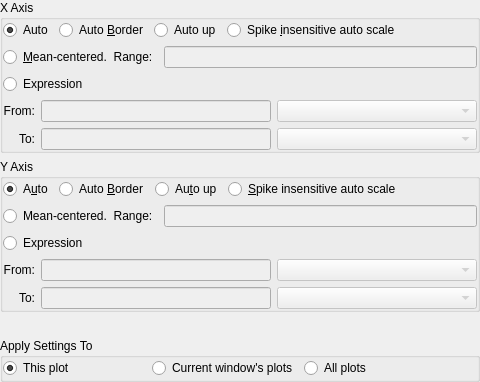
     <widget class="QWidget" name="tab" >
      <attribute name="title" >
       <string>Rang&amp;e</string>
      </attribute>
      <layout class="QGridLayout" >
       <property name="leftMargin" >
        <number>0</number>
       </property>
       <property name="topMargin" >
        <number>0</number>
       </property>
       <property name="rightMargin" >
        <number>0</number>
       </property>
       <property name="bottomMargin" >
        <number>0</number>
       </property>
       <item row="3" column="0" >
        <widget class="QGroupBox" name="buttonGroup3_2_2" >
         <property name="title" >
          <string>Apply Settings To</string>
         </property>
         <layout class="QHBoxLayout" >
          <property name="leftMargin" >
           <number>0</number>
          </property>
          <property name="topMargin" >
           <number>0</number>
          </property>
          <property name="rightMargin" >
           <number>0</number>
          </property>
          <property name="bottomMargin" >
           <number>0</number>
          </property>
          <item>
           <widget class="QRadioButton" name="rangeThisPlot" >
            <property name="text" >
             <string>This plot</string>
            </property>
            <property name="shortcut" >
             <string/>
            </property>
            <property name="checked" >
             <bool>true</bool>
            </property>
           </widget>
          </item>
          <item>
           <widget class="QRadioButton" name="rangeThisWindow" >
            <property name="text" >
             <string>Current window's plots</string>
            </property>
            <property name="shortcut" >
             <string/>
            </property>
           </widget>
          </item>
          <item>
           <widget class="QRadioButton" name="rangeAll" >
            <property name="text" >
             <string>All plots</string>
            </property>
           </widget>
          </item>
          <item>
           <spacer>
            <property name="orientation" >
             <enum>Qt::Vertical</enum>
            </property>
            <property name="sizeType" >
             <enum>QSizePolicy::Expanding</enum>
            </property>
            <property name="sizeHint" >
             <size>
              <width>30</width>
              <height>21</height>
             </size>
            </property>
           </spacer>
          </item>
         </layout>
        </widget>
       </item>
       <item row="2" column="0" >
        <spacer>
         <property name="orientation" >
          <enum>Qt::Vertical</enum>
         </property>
         <property name="sizeType" >
          <enum>QSizePolicy::Expanding</enum>
         </property>
         <property name="sizeHint" >
          <size>
           <width>20</width>
           <height>20</height>
          </size>
         </property>
        </spacer>
       </item>
       <item row="0" column="0" >
        <widget class="QGroupBox" name="buttonGroup9" >
         <property name="title" >
          <string>X Axis</string>
         </property>
         <layout class="QGridLayout" >
          <property name="leftMargin" >
           <number>0</number>
          </property>
          <property name="topMargin" >
           <number>0</number>
          </property>
          <property name="rightMargin" >
           <number>0</number>
          </property>
          <property name="bottomMargin" >
           <number>0</number>
          </property>
          <item row="0" column="3" >
           <widget class="QRadioButton" name="_xNoSpikes" >
            <property name="sizePolicy" >
             <sizepolicy vsizetype="Fixed" hsizetype="Fixed" >
              <horstretch>0</horstretch>
              <verstretch>0</verstretch>
             </sizepolicy>
            </property>
            <property name="font" >
             <font/>
            </property>
            <property name="whatsThis" >
             <string>Check this to set the X axis range of the selected plot to the extents of the curve.</string>
            </property>
            <property name="text" >
             <string>Spike &amp;insensitive auto scale</string>
            </property>
           </widget>
          </item>
          <item row="0" column="0" >
           <widget class="QRadioButton" name="_xAuto" >
            <property name="sizePolicy" >
             <sizepolicy vsizetype="Fixed" hsizetype="Fixed" >
              <horstretch>0</horstretch>
              <verstretch>0</verstretch>
             </sizepolicy>
            </property>
            <property name="font" >
             <font/>
            </property>
            <property name="whatsThis" >
             <string>Check this to set the X axis range of the selected plot to the extents of the curve.</string>
            </property>
            <property name="text" >
             <string>Auto</string>
            </property>
            <property name="shortcut" >
             <string/>
            </property>
            <property name="checked" >
             <bool>true</bool>
            </property>
           </widget>
          </item>
          <item row="0" column="2" >
           <widget class="QRadioButton" name="_xAutoUp" >
            <property name="sizePolicy" >
             <sizepolicy vsizetype="Fixed" hsizetype="Fixed" >
              <horstretch>0</horstretch>
              <verstretch>0</verstretch>
             </sizepolicy>
            </property>
            <property name="font" >
             <font/>
            </property>
            <property name="whatsThis" >
             <string>Check this to expand the X axis range of the selected plot to the extents of the curve, but not reduce it.</string>
            </property>
            <property name="text" >
             <string>Auto up</string>
            </property>
           </widget>
          </item>
          <item row="0" column="1" >
           <widget class="QRadioButton" name="_xAutoBorder" >
            <property name="text" >
             <string>Auto &amp;Border</string>
            </property>
           </widget>
          </item>
          <item row="2" column="3" colspan="2" >
           <spacer>
            <property name="orientation" >
             <enum>Qt::Vertical</enum>
            </property>
            <property name="sizeType" >
             <enum>QSizePolicy::Expanding</enum>
            </property>
            <property name="sizeHint" >
             <size>
              <width>250</width>
              <height>20</height>
             </size>
            </property>
           </spacer>
          </item>
          <item row="2" column="0" colspan="3" >
           <widget class="QRadioButton" name="_xExpression" >
            <property name="text" >
             <string>Expression</string>
            </property>
           </widget>
          </item>
          <item row="1" column="0" colspan="5" >
           <layout class="QGridLayout" >
            <property name="leftMargin" >
             <number>0</number>
            </property>
            <property name="topMargin" >
             <number>0</number>
            </property>
            <property name="rightMargin" >
             <number>0</number>
            </property>
            <property name="bottomMargin" >
             <number>0</number>
            </property>
            <item row="0" column="0" >
             <widget class="QRadioButton" name="_xMeanCentered" >
              <property name="sizePolicy" >
               <sizepolicy vsizetype="Fixed" hsizetype="Fixed" >
                <horstretch>0</horstretch>
                <verstretch>0</verstretch>
               </sizepolicy>
              </property>
              <property name="font" >
               <font/>
              </property>
              <property name="whatsThis" >
               <string>Check this for AC coupling on the X axis.</string>
              </property>
              <property name="text" >
               <string>&amp;Mean-centered.  Range:</string>
              </property>
             </widget>
            </item>
            <item row="0" column="1" >
             <widget class="QLineEdit" name="_xRange" >
              <property name="enabled" >
               <bool>false</bool>
              </property>
              <property name="whatsThis" >
               <string>The X axis range if "Mean-centered" is selected.</string>
              </property>
             </widget>
            </item>
           </layout>
          </item>
          <item row="0" column="4" >
           <spacer>
            <property name="orientation" >
             <enum>Qt::Vertical</enum>
            </property>
            <property name="sizeType" >
             <enum>QSizePolicy::Expanding</enum>
            </property>
            <property name="sizeHint" >
             <size>
              <width>70</width>
              <height>20</height>
             </size>
            </property>
           </spacer>
          </item>
          <item row="3" column="0" colspan="5" >
           <layout class="QGridLayout" >
            <property name="leftMargin" >
             <number>0</number>
            </property>
            <property name="topMargin" >
             <number>0</number>
            </property>
            <property name="rightMargin" >
             <number>0</number>
            </property>
            <property name="bottomMargin" >
             <number>0</number>
            </property>
            <item row="1" column="0" >
             <widget class="QLabel" name="textLabel3_3" >
              <property name="text" >
               <string>&lt;p align="right">To:&lt;/p></string>
              </property>
              <property name="wordWrap" >
               <bool>false</bool>
              </property>
              <property name="buddy" >
               <cstring>_xExpressionMax</cstring>
              </property>
             </widget>
            </item>
            <item row="0" column="0" >
             <widget class="QLabel" name="textLabel2_3" >
              <property name="text" >
               <string>&lt;p align="right">From:&lt;/p></string>
              </property>
              <property name="wordWrap" >
               <bool>false</bool>
              </property>
              <property name="buddy" >
               <cstring>_xExpressionMin</cstring>
              </property>
             </widget>
            </item>
            <item row="1" column="1" >
             <widget class="QLineEdit" name="_xExpressionMax" >
              <property name="enabled" >
               <bool>false</bool>
              </property>
             </widget>
            </item>
            <item row="1" column="2" >
             <widget class="QComboBox" name="_scalarSelectorX2" >
              <property name="enabled" >
               <bool>false</bool>
              </property>
              <property name="minimumSize" >
               <size>
                <width>200</width>
                <height>0</height>
               </size>
              </property>
             </widget>
            </item>
            <item row="0" column="2" >
             <widget class="QComboBox" name="_scalarSelectorX1" >
              <property name="enabled" >
               <bool>false</bool>
              </property>
              <property name="sizePolicy" >
               <sizepolicy vsizetype="Fixed" hsizetype="Minimum" >
                <horstretch>0</horstretch>
                <verstretch>0</verstretch>
               </sizepolicy>
              </property>
              <property name="minimumSize" >
               <size>
                <width>200</width>
                <height>0</height>
               </size>
              </property>
             </widget>
            </item>
            <item row="0" column="1" >
             <widget class="QLineEdit" name="_xExpressionMin" >
              <property name="enabled" >
               <bool>false</bool>
              </property>
             </widget>
            </item>
           </layout>
          </item>
         </layout>
        </widget>
       </item>
       <item row="1" column="0" >
        <widget class="QGroupBox" name="buttonGroup10" >
         <property name="title" >
          <string>Y Axis</string>
         </property>
         <layout class="QGridLayout" >
          <property name="leftMargin" >
           <number>0</number>
          </property>
          <property name="topMargin" >
           <number>0</number>
          </property>
          <property name="rightMargin" >
           <number>0</number>
          </property>
          <property name="bottomMargin" >
           <number>0</number>
          </property>
          <item row="0" column="0" >
           <widget class="QRadioButton" name="_yAuto" >
            <property name="sizePolicy" >
             <sizepolicy vsizetype="Fixed" hsizetype="Fixed" >
              <horstretch>0</horstretch>
              <verstretch>0</verstretch>
             </sizepolicy>
            </property>
            <property name="font" >
             <font/>
            </property>
            <property name="whatsThis" >
             <string>Check this to set the Y axis range of the selected plot to the extents of the curve.</string>
            </property>
            <property name="text" >
             <string>A&amp;uto</string>
            </property>
            <property name="checked" >
             <bool>true</bool>
            </property>
           </widget>
          </item>
          <item row="2" column="2" colspan="4" >
           <spacer>
            <property name="orientation" >
             <enum>Qt::Vertical</enum>
            </property>
            <property name="sizeType" >
             <enum>QSizePolicy::Expanding</enum>
            </property>
            <property name="sizeHint" >
             <size>
              <width>350</width>
              <height>20</height>
             </size>
            </property>
           </spacer>
          </item>
          <item row="2" column="0" colspan="2" >
           <widget class="QRadioButton" name="_yExpression" >
            <property name="text" >
             <string>Expression</string>
            </property>
           </widget>
          </item>
          <item row="1" column="0" colspan="6" >
           <layout class="QGridLayout" >
            <property name="leftMargin" >
             <number>0</number>
            </property>
            <property name="topMargin" >
             <number>0</number>
            </property>
            <property name="rightMargin" >
             <number>0</number>
            </property>
            <property name="bottomMargin" >
             <number>0</number>
            </property>
            <item row="0" column="0" >
             <widget class="QRadioButton" name="_yMeanCentered" >
              <property name="sizePolicy" >
               <sizepolicy vsizetype="Fixed" hsizetype="Fixed" >
                <horstretch>0</horstretch>
                <verstretch>0</verstretch>
               </sizepolicy>
              </property>
              <property name="font" >
               <font/>
              </property>
              <property name="whatsThis" >
               <string>Check this for AC coupling on the X axis.</string>
              </property>
              <property name="text" >
               <string>Mean-centered.  Range:</string>
              </property>
              <property name="shortcut" >
               <string/>
              </property>
             </widget>
            </item>
            <item row="0" column="1" >
             <widget class="QLineEdit" name="_yRange" >
              <property name="enabled" >
               <bool>false</bool>
              </property>
              <property name="whatsThis" >
               <string>The Y axis range if "Mean-centered" is selected.</string>
              </property>
             </widget>
            </item>
           </layout>
          </item>
          <item row="0" column="1" colspan="2" >
           <widget class="QRadioButton" name="_yAutoBorder" >
            <property name="text" >
             <string>Auto &amp;Border</string>
            </property>
           </widget>
          </item>
          <item row="0" column="3" >
           <widget class="QRadioButton" name="_yAutoUp" >
            <property name="sizePolicy" >
             <sizepolicy vsizetype="Fixed" hsizetype="Fixed" >
              <horstretch>0</horstretch>
              <verstretch>0</verstretch>
             </sizepolicy>
            </property>
            <property name="font" >
             <font/>
            </property>
            <property name="whatsThis" >
             <string>Check this to expand the Y axis range of the selected plot to the extents of the curve, but not reduce it.</string>
            </property>
            <property name="text" >
             <string>Au&amp;to up</string>
            </property>
           </widget>
          </item>
          <item row="0" column="4" >
           <widget class="QRadioButton" name="_yNoSpikes" >
            <property name="sizePolicy" >
             <sizepolicy vsizetype="Fixed" hsizetype="Fixed" >
              <horstretch>0</horstretch>
              <verstretch>0</verstretch>
             </sizepolicy>
            </property>
            <property name="font" >
             <font/>
            </property>
            <property name="whatsThis" >
             <string>Check this to set the X axis range of the selected plot to the extents of the curve.</string>
            </property>
            <property name="text" >
             <string>&amp;Spike insensitive auto scale</string>
            </property>
           </widget>
          </item>
          <item row="0" column="5" >
           <spacer>
            <property name="orientation" >
             <enum>Qt::Vertical</enum>
            </property>
            <property name="sizeType" >
             <enum>QSizePolicy::Expanding</enum>
            </property>
            <property name="sizeHint" >
             <size>
              <width>70</width>
              <height>20</height>
             </size>
            </property>
           </spacer>
          </item>
          <item row="3" column="0" colspan="6" >
           <layout class="QGridLayout" >
            <property name="leftMargin" >
             <number>0</number>
            </property>
            <property name="topMargin" >
             <number>0</number>
            </property>
            <property name="rightMargin" >
             <number>0</number>
            </property>
            <property name="bottomMargin" >
             <number>0</number>
            </property>
            <item row="0" column="0" >
             <widget class="QLabel" name="textLabel2_3_2" >
              <property name="text" >
               <string>&lt;p align="right">From:&lt;/p></string>
              </property>
              <property name="wordWrap" >
               <bool>false</bool>
              </property>
              <property name="buddy" >
               <cstring>_yExpressionMin</cstring>
              </property>
             </widget>
            </item>
            <item row="1" column="0" >
             <widget class="QLabel" name="textLabel3_3_2" >
              <property name="text" >
               <string>&lt;p align="right">To:&lt;/p></string>
              </property>
              <property name="wordWrap" >
               <bool>false</bool>
              </property>
              <property name="buddy" >
               <cstring>_yExpressionMax</cstring>
              </property>
             </widget>
            </item>
            <item row="1" column="2" >
             <widget class="QComboBox" name="_scalarSelectorY2" >
              <property name="enabled" >
               <bool>false</bool>
              </property>
              <property name="minimumSize" >
               <size>
                <width>200</width>
                <height>0</height>
               </size>
              </property>
             </widget>
            </item>
            <item row="0" column="2" >
             <widget class="QComboBox" name="_scalarSelectorY1" >
              <property name="enabled" >
               <bool>false</bool>
              </property>
              <property name="minimumSize" >
               <size>
                <width>200</width>
                <height>0</height>
               </size>
              </property>
             </widget>
            </item>
            <item row="0" column="1" >
             <widget class="QLineEdit" name="_yExpressionMin" >
              <property name="enabled" >
               <bool>false</bool>
              </property>
             </widget>
            </item>
            <item row="1" column="1" >
             <widget class="QLineEdit" name="_yExpressionMax" >
              <property name="enabled" >
               <bool>false</bool>
              </property>
             </widget>
            </item>
           </layout>
          </item>
         </layout>
        </widget>
       </item>
      </layout>
     </widget>
